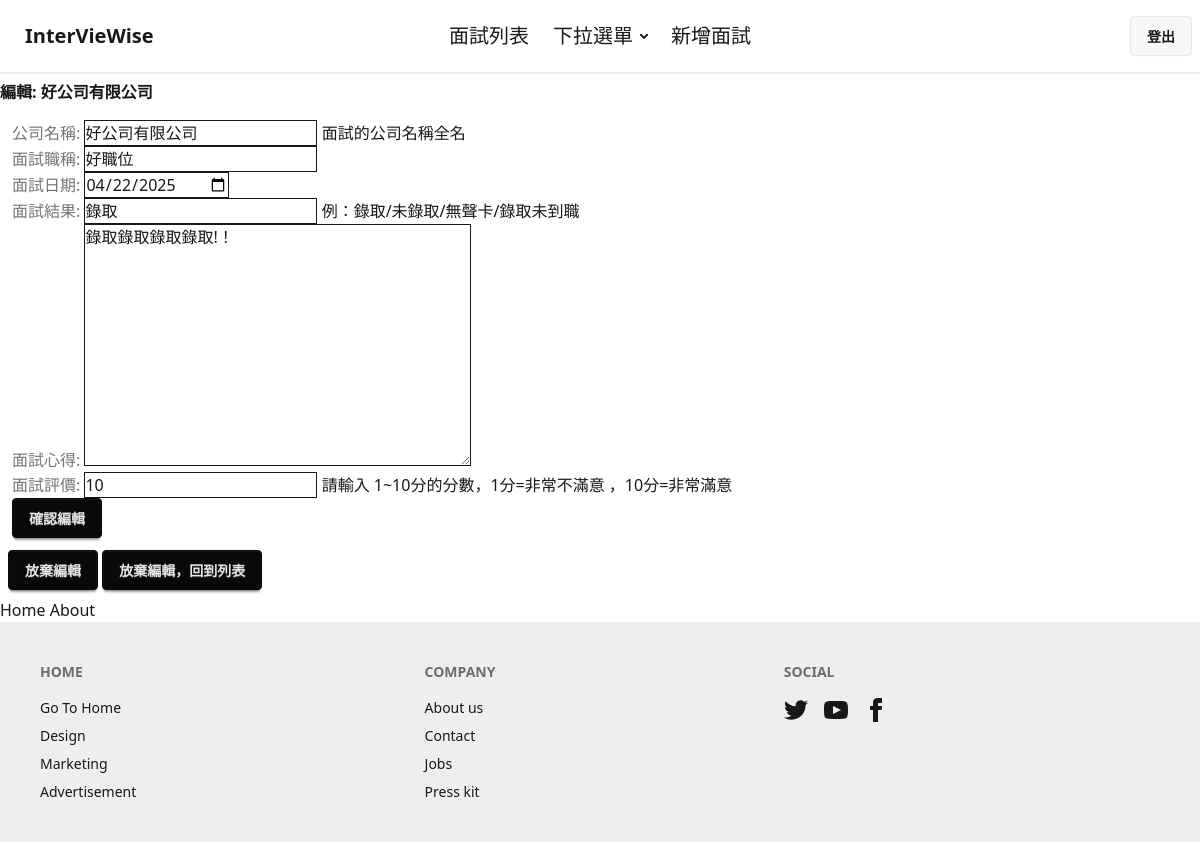
Screenshot of /interviews/15/edit (signed in) with the database file from the repository.
### interviews/models.py (models this page shows)
class Interview(models.Model):   # 新增一個類別 Interview  ， 繼承了 models.Model 這個類別
    company_name =  models.CharField(max_length=100,null=False)  # 預設值 就是null=False
    position =  models.CharField(max_length=50)
    interview_date = models.DateField(null=True)  #null = True 代表：  這個非必填
    review = models.TextField()
    rating = models.PositiveSmallIntegerField(default=5)
    result = models.CharField(max_length=50,null=True)
    user = models.ForeignKey(User,on_delete=models.CASCADE)

### interviews/views.py (the view)
# urls.py: path("<id>/edit",views.edit,name="edit"),
@login_required
def edit(request,id):
    interview = get_object_or_404(Interview,pk=id)
    form = InterviewForm(instance=interview)
    return render(
        request,
        "interviews/edit.html",
        {"interview":interview,
         "form":form,
        },
    )

### interviews/form.py
class InterviewForm(ModelForm):
    class Meta:
        model = Interview
        fields = [
            "company_name",
            "position",
            "interview_date",
            "result",
            "review",
            "rating",
        ]
        labels = {
            "company_name" :  "公司名稱",
            "position":  "面試職稱",
            "interview_date":  "面試日期",
            "review":  "面試心得",
            "result":  "面試結果",
            "rating":  "面試評價",
        }
        help_texts = {
            "company_name" :  "面試的公司名稱全名",
            "result":  "例：錄取/未錄取/無聲卡/錄取未到職",
            "rating":  "請輸入 1~10分的分數，1分=非常不滿意 ，10分=非常滿意",
        }
        widgets = {
            "interview_date":DateInput({ "type" :"date" })
        }

### interviews/templates/interviews/edit.html (shortened to what this page needs)
{%  extends "layouts/default.html" %}
{% block 'main' %}
<legend class="fieldset-legend">
<h1>編輯:  {{ interview.company_name}}</h1>
</legend>
<form action="{% url 'interviews:show' interview.id %}" method="post" class="m-3">
    {% for field in form %}
        <div>
            <label class="label">
                {{ field.label_tag }}
            </label>
            {{ field }}
            {{ field.help_text}}
        </div>
    {% endfor %}
    <input type="submit" value="確認編輯" class="btn btn-neutral">
</form>
<div class="m-2">
    <a href="{% url 'interviews:show' interview.id %}" class="btn btn-neutral">放棄編輯</a>
    <a href="{% url 'interviews:index' %}" class="btn btn-neutral">放棄編輯，回到列表</a>
</div>
{% endblock  %}

### rows the page displays
Interview: company_name "好公司有限公司", form "好公司有限公司" "好職位" "04/22/2025" "錄取" "錄取錄取錄取錄取!！" "10"

### other values shown
{{ field.label_tag }} "公司名稱:" "面試職稱:" "面試日期:" "面試結果:" "面試心得:" "面試評價:"
{{ field.help_text }} "面試的公司名稱全名" "例：錄取/未錄取/無聲卡/錄取未到職" "請輸入 1~10分的分數，1分=非常不滿意 ，10分=非常滿意"
